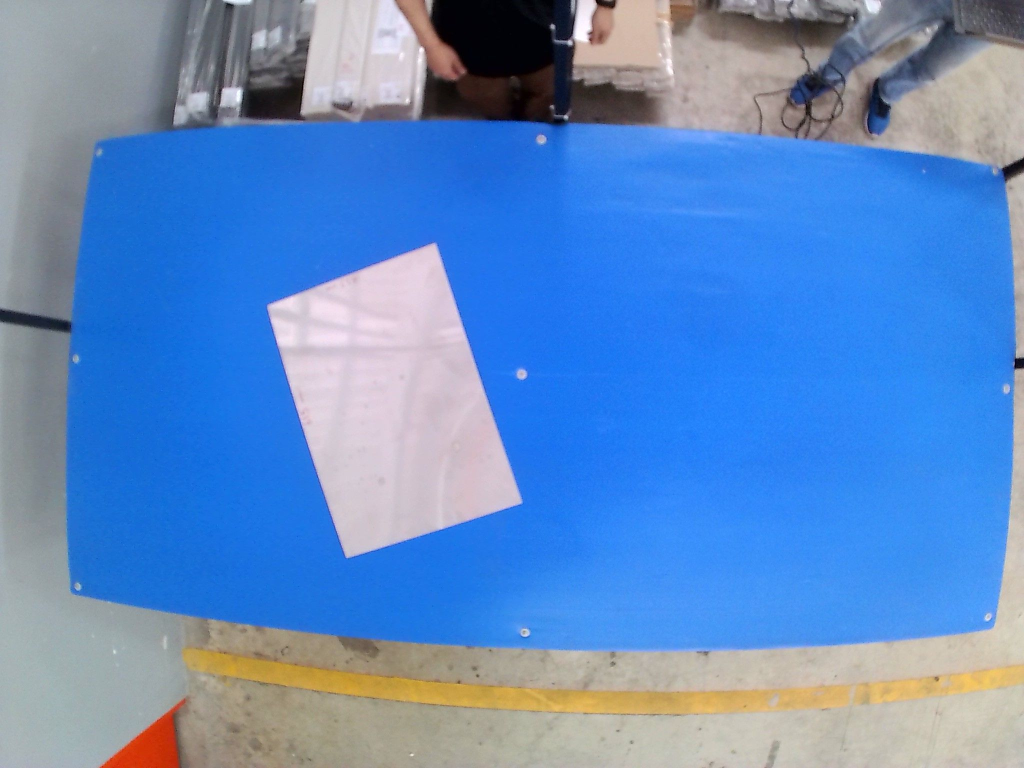
#> input picture img/back.jpg, 2048 x 1536 px, given in place of video ! multipartdemux ! jpegdec ! videoconvert ! appsink, which was not available (shown at 1/2 size)
$ python main_scrap.py
#> lines starting #> are read from the running program, lines starting #| are printed output that depends on the picture; pictures that were not available may be replaced by others from this repository, and a replacement may not be noted
import cv2
import math
import numpy as np
import datetime
import requests
import os
import logging
from logging.handlers import RotatingFileHandler
import signal
import sys
# import tower_light as tl
import threading

# Set up paths for various files and directories used in the program
script_dir = os.path.dirname(os.path.abspath(__file__))  # Get the absolute path of the script's directory
running_number_path = os.path.join(script_dir, 'running_number.txt')  # Path to store the running number
calibration_data_path = os.path.join(script_dir, 'calibration_data/calibration_data_7x5_3040p.npz')  # Path to the camera calibration data
img_output_path = os.path.join(script_dir, 'output')  # Directory where output images will be saved
log_dir = os.path.join(script_dir, 'app.log')  # Path for log file

# Initialize towerlight
# tl.initialize()

# Configure logging
logger = logging.getLogger('MTL_MEASUREMENT')
logger.setLevel(logging.DEBUG)  # Set the logging level to DEBUG

# Create a handler for rotating log files to avoid large log files
handler = RotatingFileHandler(log_dir, maxBytes=10*1024*1024, backupCount=5, mode='w')
handler.setFormatter(logging.Formatter('%(asctime)s - %(name)s - %(levelname)s - %(message)s', datefmt='%Y-%m-%d %H:%M:%S'))

# Add the handler to the logger
logger.addHandler(handler)

# Flag to control whether to display windows with OpenCV, useful for headless environments
SHOW_WINDOWS = True

# Function to calculate the dimensions of a contour's bounding rectangle (approximation)
'''
def cal_dim(approx):
    dist_list = []
    c = 0
    # Calculate the Euclidean distance between each pair of points
    for i in range(len(approx)):
        for j in range(i+1, len(approx)):
            dist = math.sqrt(math.pow(approx[i][0][0] - approx[j][0][0], 2) + math.pow(approx[i][0][1] - approx[j][0][1], 2))
            dist_list.append(dist)
            c += 1
    dist_list = sorted(dist_list)[:4]  # Keep the four smallest distances
    height = int((dist_list[0] + dist_list[1]) / 2)  # Average of the smallest two for height
    width = int((dist_list[2] + dist_list[3]) / 2)  # Average of the next two for width

    return width, height
'''

# [39 lines left out: functions cal_dim, rotate_image, not called in this run]

# Placeholder function for motion detection (currently not implemented)
def motion_detection(image):
    pass

# Function to get the next running number from a file, used to uniquely name images
# [38 lines left out: function get_next_running_number, not called in this run]


def load_calibration_data(calibration_data_path):
    try:
        # Load the calibration data from the specified file
        calibration_data = np.load(calibration_data_path)
#> (reads calibration_data/calibration_data_7x5_3040p.npz from the repository)
        logger.debug(f'Calibration data loaded successfully from {calibration_data_path}')

        # Extract camera matrix and distortion coefficients
        mtx, dist = calibration_data['mtx'], calibration_data['dist']
        return mtx, dist

    except Exception as e:
        # Log the error and exit the program if loading fails
        logger.error(f'Failed to load calibration data from {calibration_data_path}: {e}')
        logger.error('Exiting the program')
        # thread_tl_r = threading.Thread(target=tl.turn_on_pin_b)
        # thread_tl_r.start()
        exit()


def send_data_to_server(url, files, body, headers):

    return False  # Indicate that the request failed


def prepare_image_file(im_fname):
    return {'image': open(im_fname, 'rb')}


# [9 lines left out: function prepare_request_body, not called in this run]


# Load the calibration data for camera undistortion
mtx, dist = load_calibration_data(calibration_data_path)

# Color range parameters for detecting the blue background
# blue_Lower = (40, 130, 140)
blue_Lower = (90, 10, 50)
# blue_Upper = (117, 255, 255)
blue_Upper = (150, 255, 255)

# Dimensions of the original object (in millimeters)
original_width = 615
original_height = 425

frame_number = 0  # Initialize the frame counter
motion_detected = False  # Flag to indicate if motion is being detected

# Constants for the program logic
WARMUP = 10  # Number of frames to skip at the beginning for camera warmup
THRESH = 10  # Threshold for motion detection
ASSIGN_VALUE = 255  # Value used in thresholding

# Server destination for uploading images and data
url = ""
headers = {
    #'authorization': "Bearer {token}"  # Example for authorization header if needed
}

# Setup for window display based on the SHOW_WINDOWS flag
# if SHOW_WINDOWS:
#     cv2.namedWindow("frame", cv2.WINDOW_NORMAL)  # Create a resizable window
#     cv2.resizeWindow("frame", 1280, 720)  # Resize the window

pipeline = (
    "souphttpsrc location=http://192.168.1.102:4747/video ! "
    "multipartdemux ! jpegdec ! videoconvert ! appsink"
)

# pipeline = (
#     "v4l2src device=/dev/video0 ! "
#     "image/jpeg, width=4032, height=3040, framerate=10/1 ! "
#     "queue ! nvjpegdec ! videoconvert ! video/x-raw, format=BGR ! appsink"
# )

# pipeline = (
#     "v4l2src device=/dev/video0 ! "
#     "image/jpeg, width=1920, height=1080, framerate=10/1 ! "
#     "queue ! jpegdec ! videoconvert ! video/x-raw, format=BGR ! appsink"
# )

cap = cv2.VideoCapture(pipeline, cv2.CAP_GSTREAMER)
if not cap.isOpened():
    print("Error: Unable to open the camera using GStreamer pipeline.")
    exit()

# Initialize kernel for glare reduction
kernel = cv2.getStructuringElement(cv2.MORPH_RECT, (5, 5))

while cap.isOpened():
    ret, frame = cap.read()  # Capture a frame from the camera
#> frame is the input picture: shape (1536, 2048, 3); mean B, G, R 195.5, 139.3, 97.1

    frame_number += 1  # Increment the frame counter

    frame = cv2.resize(frame, (4032, 3040))
#> frame: shape (3040, 4032, 3)

    if not ret:
        logger.debug('Failed to capture video frame, exiting loop.')
        logger.error('Failed to capture video frame.')
        break  # Exit the loop if frame capture fails

    # Run logic only on the first frame to set up initial parameters
    if frame_number == 1:
        frame_height = frame.shape[0]
#> frame_height = 3040
        frame_width = frame.shape[1]
#> frame_width = 4032
        frame_area = int(frame_height * frame_width)
#> frame_area = 12257280

        # Set pixel-to-mm conversion ratios
        pixel_mm_ratio_width = 0.5  # Conversion ratio for width
        pixel_mm_ratio_height = 0.5  # Conversion ratio for height

    frame_HD = frame.copy()
    frame = cv2.resize(frame, (1008,760))   # Resize for faster processing
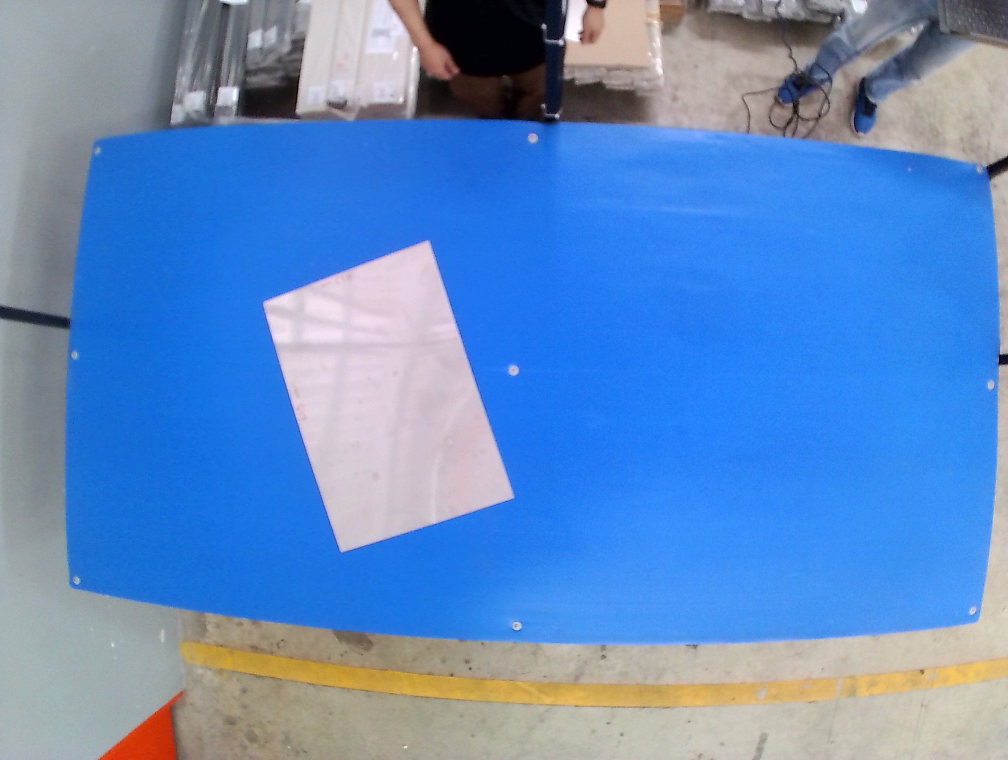
#> frame: shape (760, 1008, 3); mean B, G, R 195.5, 139.3, 97.2
    frame = frame[80:600, 80:1000]   # Crop the undistorted image to a specific region
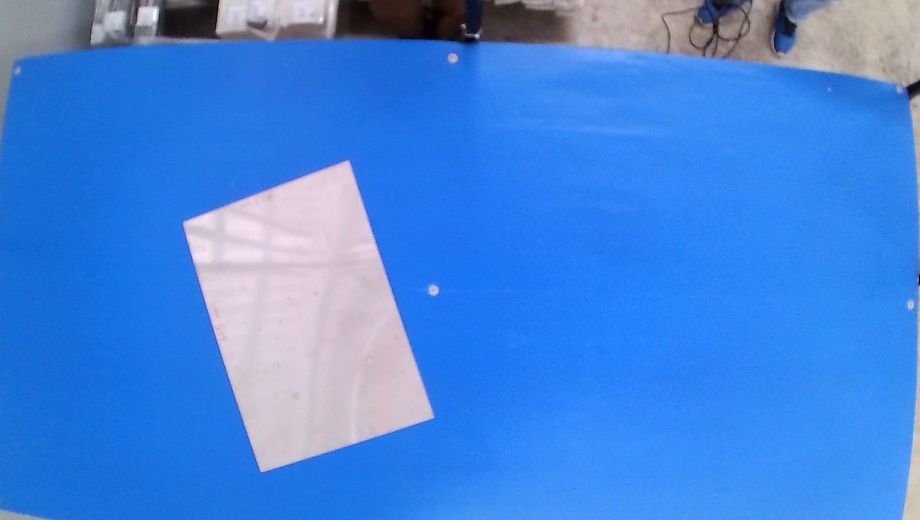
#> frame: shape (520, 920, 3); mean B, G, R 221.3, 132.7, 67.4

    # Convert the frame to grayscale and apply Gaussian blur for motion detection
    gray_frame = cv2.cvtColor(frame, cv2.COLOR_BGR2GRAY)
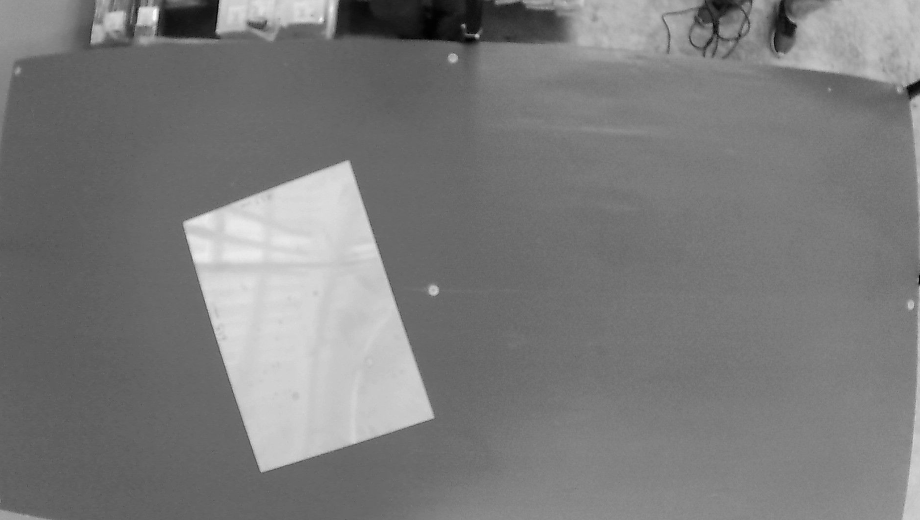
#> gray_frame: shape (520, 920); min 1, max 251, mean 123.3
    blurred_frame = cv2.GaussianBlur(gray_frame, (5, 5), 0)

    # Skip the first few frames for camera warmup
    if frame_number < WARMUP:
        continue

    elif frame_number == WARMUP:
        # Capture the background frame for motion detection
        prev_frame = frame
        continue

    key = cv2.waitKey(1)

    # Check if numpad key "1" is pressed, then start the measurement
    if key == ord('1'):

        # Undistort the captured frame using the calibration data
        frame_HD = cv2.undistort(frame_HD, mtx, dist, None, mtx)
        frame_HD = rotate_image(frame_HD,2.4)    # Rotate the frame if needed (currently set to 0 degrees)
        frame_HD = frame_HD[340:2420,100:4000]   # Crop the undistorted image to a specific region
        output = frame_HD.copy()
        gray_frame_HD = cv2.cvtColor(frame_HD, cv2.COLOR_BGR2GRAY)
        blurred_frame_HD = cv2.GaussianBlur(gray_frame_HD, (5, 5), 0)

        # Start dimension calculation
        # Threshold the image
        _, thresholded_obj_detection = cv2.threshold(blurred_frame_HD, 200, 255, cv2.THRESH_BINARY)

        # Apply morphological operations
        closed = cv2.morphologyEx(thresholded_obj_detection, cv2.MORPH_CLOSE, kernel)

        # Inpaint the image to remove glares
        frame_no_glare = cv2.inpaint(frame_HD, closed, 3, cv2.INPAINT_TELEA)

        # Color detection
        # Convert the frame to HSV color space for color-based object detection
        frame_hsv = cv2.cvtColor(frame_no_glare, cv2.COLOR_BGR2HSV)
        blue_mask = cv2.inRange(frame_hsv, blue_Lower, blue_Upper)  # Create a mask for blue color
        blue_mask = cv2.bitwise_not(blue_mask)  # Invert the mask

        nonZero_blue = cv2.countNonZero(blue_mask)
        logger.debug(f'1st check: if an object appears on the table (nonZero_blue): {nonZero_blue}')

        # 4th check: if an object appears on the table by checking non-zero pixels in the mask
        if nonZero_blue > 500000:
            logger.debug(f'Object detected with nonZero_blue: {nonZero_blue}')

            # Find contours on the thresholded image
            contours, hierarchy = cv2.findContours(blue_mask, cv2.RETR_CCOMP, cv2.CHAIN_APPROX_SIMPLE)

            # Draw all detected contours for visualization
            contour_image = output.copy()
            cv2.drawContours(contour_image, contours, -1, (255, 0, 0), 1)  # Draw contours in blue
            cv2.imwrite('/home/jetsonnano3/Desktop/metal_measurement/all_contours.jpg', contour_image)

            # Initialize flag to track if all contours are skipped
            all_contours_skipped = True

            # Loop over the contours to process each detected object
            for cnt in contours:
                area = cv2.contourArea(cnt)

                # Skip small contours that likely represent noise
                if area < frame_area * 0.016:
                    logger.debug(f'Contour area: {area} < {frame_area * 0.02}, skipping')
                    continue

                # Set flag to False since we have at least one valid contour
                all_contours_skipped = False

                # Calculate contour centroid
                M = cv2.moments(cnt)
                cX = int(M["m10"] / M["m00"])
                cY = int(M["m01"] / M["m00"])
                approx = cv2.approxPolyDP(cnt, 0.009 * cv2.arcLength(cnt, True), True)

                # Skip contours with too many vertices (likely noise)
                if len(approx) > 8:
                    logger.debug(f'Contour has {len(approx)} vertices, skipping')
                    continue

                # Draw the contour and calculate object dimensions
                cv2.drawContours(output, [approx], 0, (0, 255, 0), 2)
                measurements = cal_dim(contours, hierarchy, pixel_mm_ratio_width, pixel_mm_ratio_height)
                object_width = measurements["width_mm"]
                object_height = measurements["height_mm"]
                object_area = measurements["area_mm2"]


                # Annotate the object area on the image
                cv2.putText(output, "Area: {} mm2".format(round(object_area, 1)), (int(cX - 100), int(cY - 50)),
                            cv2.FONT_HERSHEY_PLAIN, 2, (0, 255, 0), 2)

                if len(approx) == 4:
                    logger.debug(f'Contour has 4 vertices, calculating width and height')
                    # Annotate the width and height on the image
                    cv2.putText(output, "Width: {} mm".format(round(object_width, 1)), (int(cX - 100), int(cY - 20)),
                                cv2.FONT_HERSHEY_PLAIN, 2, (0, 255, 0), 2)
                    cv2.putText(output, "Height: {} mm".format(round(object_height, 1)), (int(cX - 100), int(cY + 10)),
                                cv2.FONT_HERSHEY_PLAIN, 2, (0, 255, 0), 2)

                # Print the object dimensions to the terminal
                logger.debug("Width: {} mm".format(round(object_width, 1)))
                logger.debug("Height: {} mm".format(round(object_height, 1)))

                (x, y, w, h) = cv2.boundingRect(cnt)

                # Save the processed image with a unique filename
                running_number = get_next_running_number()
                im_fname = os.path.join(img_output_path, f'mtal{running_number}.png')
                cv2.imwrite(im_fname, output)

                # Turn on tower light
                # thread_tl_g = threading.Thread(target=tl.turn_on_pin_a)
                # thread_tl_g.start()

                # Prepare the image file for uploading
                files = prepare_image_file(im_fname)

                # Prepare the request body with object details
                body = prepare_request_body(running_number, object_area, object_width, object_height)
                logger.debug(f'REQUEST: {body}')

                # if send_data_to_server(url, files, body, headers, logger):
                if send_data_to_server(url, files, body, headers):
                    status_active = False  # Reset the status flag

            # Check if all contours were skipped and turn on pin_b if true
            # if all_contours_skipped:
                # thread_tl_b = threading.Thread(target=tl.turn_on_pin_b)
                # thread_tl_b.start()
                    # แสดงภาพ raw frame

        else:
            logger.debug('No object detected, resetting variables')

    if SHOW_WINDOWS:
        cv2.imshow("Raw Frame", frame)

    if SHOW_WINDOWS and 'output' in locals():
        display = cv2.resize(output, (1280, 720))
        cv2.imshow("Processed Output", display)

    if SHOW_WINDOWS:
        if cv2.waitKey(1) & 0xFF == ord('q'):
            break


# Clean up and close any OpenCV windows if they were opened
# Clean up windows
if SHOW_WINDOWS:
    cap.release()
    cv2.destroyAllWindows()
